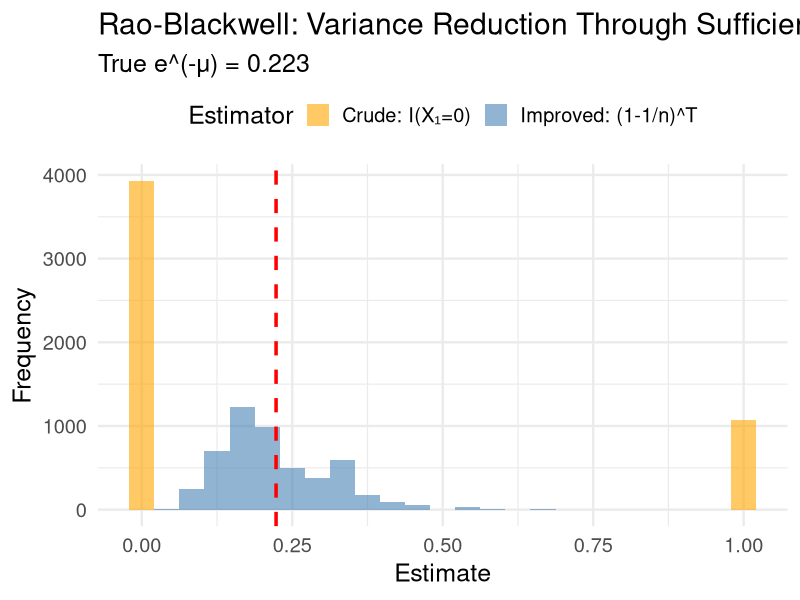

Write R code to recreate this figure.
## ---- chunk 1
#| label: setup
#| include: false
library(tidyverse)
set.seed(42)
theme_set(theme_minimal(base_size = 18))
## ---- chunk 2
# Two samples with same mean but different maxima
data_A <- c(2, 4, 6, 8)  # mean = 5, max = 8
data_B <- c(1, 4, 5, 10) # mean = 5, max = 10

cat("Dataset A: mean =", mean(data_A), ", max =", max(data_A), "\n")
cat("Dataset B: mean =", mean(data_B), ", max =", max(data_B), "\n")
## ---- chunk 3
#| code-fold: true
#| fig-height: 4.5
set.seed(42)
mu_true <- 1.5; n <- 10; n_sims <- 5000

poisson_sim <- tibble(sim = 1:n_sims) |> 
  mutate(
    data = map(sim, \(s) rpois(n, mu_true)),
    T_sum = map_dbl(data, sum),
    crude_U = map_dbl(data, \(d) as.numeric(d[1] == 0)),
    improved_U = (1 - 1/n)^T_sum
  )

poisson_sim |> 
  select(crude_U, improved_U) |> 
  pivot_longer(everything(), names_to = "Estimator", values_to = "Estimate") |> 
  mutate(Estimator = ifelse(Estimator == "crude_U", "Crude: I(X₁=0)", "Improved: (1-1/n)^T")) |> 
  ggplot(aes(x = Estimate, fill = Estimator)) +
  geom_histogram(bins = 25, alpha = 0.6, position = "identity") +
  geom_vline(xintercept = exp(-mu_true), color = "red", linetype = "dashed", linewidth = 1.2) +
  labs(title = "Rao-Blackwell: Variance Reduction Through Sufficiency",
       subtitle = paste0("True e^(-μ) = ", round(exp(-mu_true), 3)), x = "Estimate", y = "Frequency") +
  scale_fill_manual(values = c("orange", "steelblue")) +
  theme(legend.position = "top")
